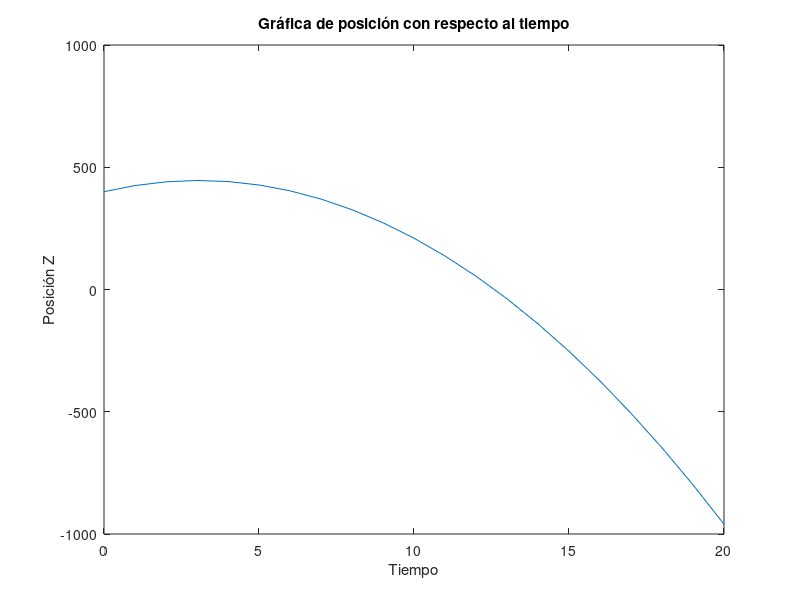
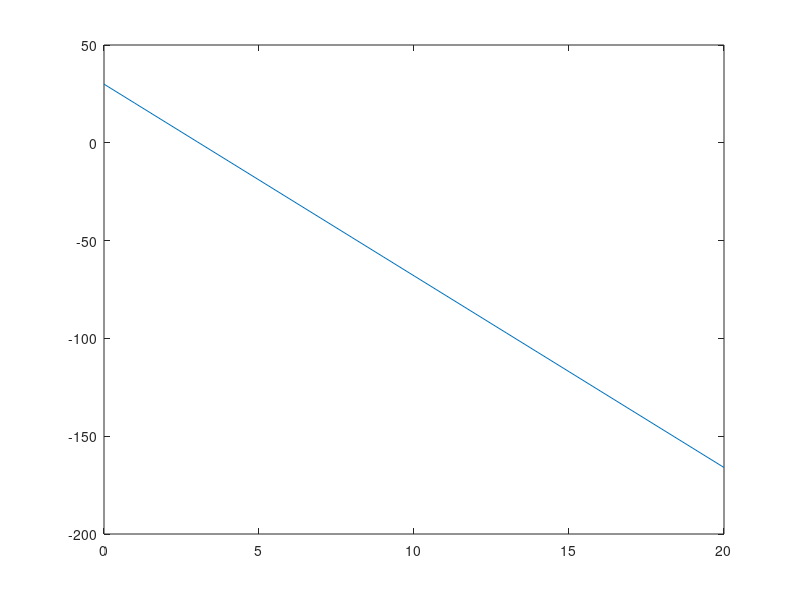
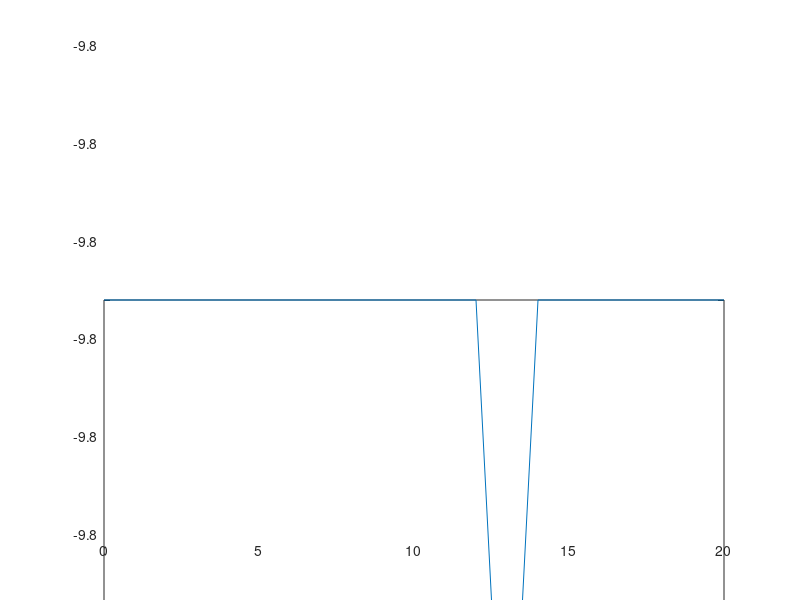

MATLAB code for these plots, in order:
% Parámetros y condiciones iniciales
mi = 1000;
miu =  (4*pi) * 10^-7;
radio = 10;
I = 1000;
masa = 100;
gravedad = 9.8;

z0 = 400; % Valor inicial de z
v0 = 30; % Valor inicial de v
t0 = 0; % Tiempo inicial
tn = 20; % Tiempo final
h = 1; % Tamaño del paso

% Funciones del sistema de ecuaciones diferenciales
f1 = @(t, z, v) v;
f2 = @(t, z, v) (3*mi*miu*radio^2*I/(2*masa)) * (z/(radio^2 + z^2)^(5/2)) - gravedad;

% Implementación del método de Runge-Kutta
t_vals = t0:h:tn; % Vector de tiempos
N = length(t_vals); % Número de pasos

z_vals = zeros(1, N); % Vector para almacenar los valores de z
v_vals = zeros(1, N); % Vector para almacenar los valores de v

z_vals(1) = z0; % Valor inicial de z
v_vals(1) = v0; % Valor inicial de v

% Iteración del método de Runge-Kutta
for i = 1:(N-1)
    t = t_vals(i);
    z = z_vals(i);
    v = v_vals(i);
    
    k1z = h * f1(t, z, v);
    k1v = h * f2(t, z, v);
    k2z = h * f1(t + h/2, z + k1z/2, v + k1v/2);
    k2v = h * f2(t + h/2, z + k1z/2, v + k1v/2);
    k3z = h * f1(t + h/2, z + k2z/2, v + k2v/2);
    k3v = h * f2(t + h/2, z + k2z/2, v + k2v/2);
    k4z = h * f1(t + h, z + k3z, v + k3v);
    k4v = h * f2(t + h, z + k3z, v + k3v);
    
    z_vals(i+1) = z + (k1z + 2*k2z + 2*k3z + k4z) / 6;
    v_vals(i+1) = v + (k1v + 2*k2v + 2*k3v + k4v) / 6;
end
a_vals = [];

for i=1:length(z_vals)
    a_vals(end+1) = (3*mi*miu*radio^2*I/(2*masa)) * (z_vals(i)/(radio^2 + (z_vals(i))^2)^(5/2)) - gravedad;
end
% Graficar la solución
figure(1);
plot(t_vals, z_vals);
xlabel('Tiempo');
ylabel('Posición Z');
title('Gráfica de posición con respecto al tiempo');
figure(2);
xlabel('Tiempo');
ylabel('Velocidad');
title('Gráfica de velocidad con respecto al tiempo');
plot(t_vals,v_vals);
figure(3);
xlabel('Tiempo');
ylabel('Aceleración');
title('Gráfica de velocidad con respecto al tiempo');
plot(t_vals,a_vals);
